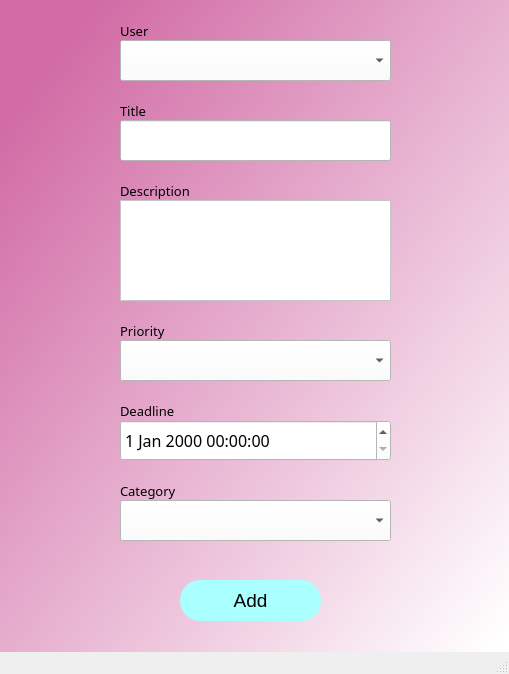
<?xml version="1.0" encoding="UTF-8"?>
<ui version="4.0">
 <class>AddTaskWindow</class>
 <widget class="QMainWindow" name="AddTaskWindow">
  <property name="geometry">
   <rect>
    <x>0</x>
    <y>0</y>
    <width>509</width>
    <height>674</height>
   </rect>
  </property>
  <property name="windowTitle">
   <string>MainWindow</string>
  </property>
  <widget class="QWidget" name="centralwidget">
   <property name="styleSheet">
    <string notr="true">QWidget#centralwidget{
background-color: qlineargradient(spread:pad, x1:0.091, y1:0.101636, x2:0.991379, y2:0.977, stop:0 rgba(209, 107, 165, 255), stop:1 rgba(255, 255, 255, 255));}</string>
   </property>
   <widget class="QLineEdit" name="titleLineEdit">
    <property name="geometry">
     <rect>
      <x>120</x>
      <y>120</y>
      <width>271</width>
      <height>41</height>
     </rect>
    </property>
    <property name="font">
     <font>
      <family>MS Shell Dig 2</family>
      <pointsize>12</pointsize>
      <italic>false</italic>
      <bold>false</bold>
     </font>
    </property>
    <property name="styleSheet">
     <string notr="true">background-color:rgb(255, 255, 255);
border-color: rgb(0,0,0);
font: 12pt &quot;MS Shell Dig 2&quot;;
color: rgb(0,0,0);</string>
    </property>
   </widget>
   <widget class="QComboBox" name="priorityComboBox">
    <property name="geometry">
     <rect>
      <x>120</x>
      <y>340</y>
      <width>271</width>
      <height>41</height>
     </rect>
    </property>
    <property name="font">
     <font>
      <family>MS Shell Dig 2</family>
      <pointsize>12</pointsize>
      <italic>false</italic>
      <bold>false</bold>
     </font>
    </property>
    <property name="styleSheet">
     <string notr="true">background-color:rgb(255, 255, 255);
border-color: rgb(0,0,0);
font: 12pt &quot;MS Shell Dig 2&quot;;
color: rgb(0,0,0);</string>
    </property>
   </widget>
   <widget class="QDateTimeEdit" name="dateTimeEdit">
    <property name="geometry">
     <rect>
      <x>120</x>
      <y>420</y>
      <width>271</width>
      <height>41</height>
     </rect>
    </property>
    <property name="font">
     <font>
      <family>MS Shell Dig 2</family>
      <pointsize>12</pointsize>
      <italic>false</italic>
      <bold>false</bold>
     </font>
    </property>
    <property name="styleSheet">
     <string notr="true">background-color:rgb(255, 255, 255);
border-color: rgb(0,0,0);
font: 12pt &quot;MS Shell Dig 2&quot;;
color: rgb(0,0,0);</string>
    </property>
   </widget>
   <widget class="QComboBox" name="categoryComboBox">
    <property name="geometry">
     <rect>
      <x>120</x>
      <y>500</y>
      <width>271</width>
      <height>41</height>
     </rect>
    </property>
    <property name="font">
     <font>
      <family>MS Shell Dig 2</family>
      <pointsize>12</pointsize>
      <italic>false</italic>
      <bold>false</bold>
     </font>
    </property>
    <property name="styleSheet">
     <string notr="true">background-color:rgb(255, 255, 255);
border-color: rgb(0,0,0);
font: 12pt &quot;MS Shell Dig 2&quot;;
color: rgb(0,0,0);</string>
    </property>
   </widget>
   <widget class="QPushButton" name="pushButton">
    <property name="geometry">
     <rect>
      <x>180</x>
      <y>580</y>
      <width>141</width>
      <height>41</height>
     </rect>
    </property>
    <property name="font">
     <font>
      <family>MS Shell Dlg 2</family>
      <pointsize>14</pointsize>
      <italic>false</italic>
      <bold>false</bold>
     </font>
    </property>
    <property name="styleSheet">
     <string notr="true">QPushButton {
border-radius:20px;
background-color: rgb(170, 255, 255);
font: 14pt &quot;MS Shell Dlg 2&quot;;
color: rgb(0, 0, 0);
}
QPushButton:hover {
background-color: rgb(200, 255, 255);
}</string>
    </property>
    <property name="text">
     <string>Add</string>
    </property>
   </widget>
   <widget class="QTextEdit" name="descriptionTextEdit">
    <property name="geometry">
     <rect>
      <x>120</x>
      <y>200</y>
      <width>271</width>
      <height>101</height>
     </rect>
    </property>
    <property name="font">
     <font>
      <family>MS Shell Dig 2</family>
      <pointsize>12</pointsize>
      <italic>false</italic>
      <bold>false</bold>
     </font>
    </property>
    <property name="styleSheet">
     <string notr="true">background-color:rgb(255, 255, 255);
border-color: rgb(0,0,0);
font: 12pt &quot;MS Shell Dig 2&quot;;
color: rgb(0,0,0);</string>
    </property>
   </widget>
   <widget class="QLabel" name="label_8">
    <property name="geometry">
     <rect>
      <x>120</x>
      <y>100</y>
      <width>81</width>
      <height>21</height>
     </rect>
    </property>
    <property name="font">
     <font>
      <family>MS Shell Dig2</family>
      <pointsize>10</pointsize>
      <italic>false</italic>
      <bold>false</bold>
     </font>
    </property>
    <property name="styleSheet">
     <string notr="true">font: 10pt &quot;MS Shell Dig2&quot;;
color: rgb(0,0,0);</string>
    </property>
    <property name="text">
     <string>Title</string>
    </property>
   </widget>
   <widget class="QLabel" name="label_9">
    <property name="geometry">
     <rect>
      <x>120</x>
      <y>180</y>
      <width>81</width>
      <height>21</height>
     </rect>
    </property>
    <property name="font">
     <font>
      <family>MS Shell Dig2</family>
      <pointsize>10</pointsize>
      <italic>false</italic>
      <bold>false</bold>
     </font>
    </property>
    <property name="styleSheet">
     <string notr="true">font: 10pt &quot;MS Shell Dig2&quot;;
color: rgb(0,0,0);</string>
    </property>
    <property name="text">
     <string>Description</string>
    </property>
   </widget>
   <widget class="QLabel" name="label_10">
    <property name="geometry">
     <rect>
      <x>120</x>
      <y>320</y>
      <width>81</width>
      <height>21</height>
     </rect>
    </property>
    <property name="font">
     <font>
      <family>MS Shell Dig2</family>
      <pointsize>10</pointsize>
      <italic>false</italic>
      <bold>false</bold>
     </font>
    </property>
    <property name="styleSheet">
     <string notr="true">font: 10pt &quot;MS Shell Dig2&quot;;
color: rgb(0,0,0);</string>
    </property>
    <property name="text">
     <string>Priority</string>
    </property>
   </widget>
   <widget class="QLabel" name="label_11">
    <property name="geometry">
     <rect>
      <x>120</x>
      <y>400</y>
      <width>81</width>
      <height>21</height>
     </rect>
    </property>
    <property name="font">
     <font>
      <family>MS Shell Dig2</family>
      <pointsize>10</pointsize>
      <italic>false</italic>
      <bold>false</bold>
     </font>
    </property>
    <property name="styleSheet">
     <string notr="true">font: 10pt &quot;MS Shell Dig2&quot;;
color: rgb(0,0,0);</string>
    </property>
    <property name="text">
     <string>Deadline</string>
    </property>
   </widget>
   <widget class="QLabel" name="label_12">
    <property name="geometry">
     <rect>
      <x>120</x>
      <y>480</y>
      <width>81</width>
      <height>21</height>
     </rect>
    </property>
    <property name="font">
     <font>
      <family>MS Shell Dig2</family>
      <pointsize>10</pointsize>
      <italic>false</italic>
      <bold>false</bold>
     </font>
    </property>
    <property name="styleSheet">
     <string notr="true">font: 10pt &quot;MS Shell Dig2&quot;;
color: rgb(0,0,0);</string>
    </property>
    <property name="text">
     <string>Category</string>
    </property>
   </widget>
   <widget class="QLabel" name="errorLabel">
    <property name="geometry">
     <rect>
      <x>120</x>
      <y>550</y>
      <width>271</width>
      <height>21</height>
     </rect>
    </property>
    <property name="styleSheet">
     <string notr="true">font: 12pt &quot;MS Shell Dig 2&quot;; color: red;</string>
    </property>
    <property name="text">
     <string/>
    </property>
   </widget>
   <widget class="QComboBox" name="userComboBox">
    <property name="geometry">
     <rect>
      <x>120</x>
      <y>40</y>
      <width>271</width>
      <height>41</height>
     </rect>
    </property>
    <property name="styleSheet">
     <string notr="true">background-color:rgb(255, 255, 255);
border-color: rgb(0,0,0);
font: 12pt &quot;MS Shell Dig 2&quot;;
color: rgb(0,0,0);</string>
    </property>
   </widget>
   <widget class="QLabel" name="label_13">
    <property name="geometry">
     <rect>
      <x>120</x>
      <y>20</y>
      <width>81</width>
      <height>21</height>
     </rect>
    </property>
    <property name="font">
     <font>
      <family>MS Shell Dig2</family>
      <pointsize>10</pointsize>
      <italic>false</italic>
      <bold>false</bold>
     </font>
    </property>
    <property name="styleSheet">
     <string notr="true">font: 10pt &quot;MS Shell Dig2&quot;;
color: rgb(0,0,0);</string>
    </property>
    <property name="text">
     <string>User</string>
    </property>
   </widget>
  </widget>
  <widget class="QStatusBar" name="statusbar"/>
 </widget>
 <resources/>
 <connections/>
</ui>
